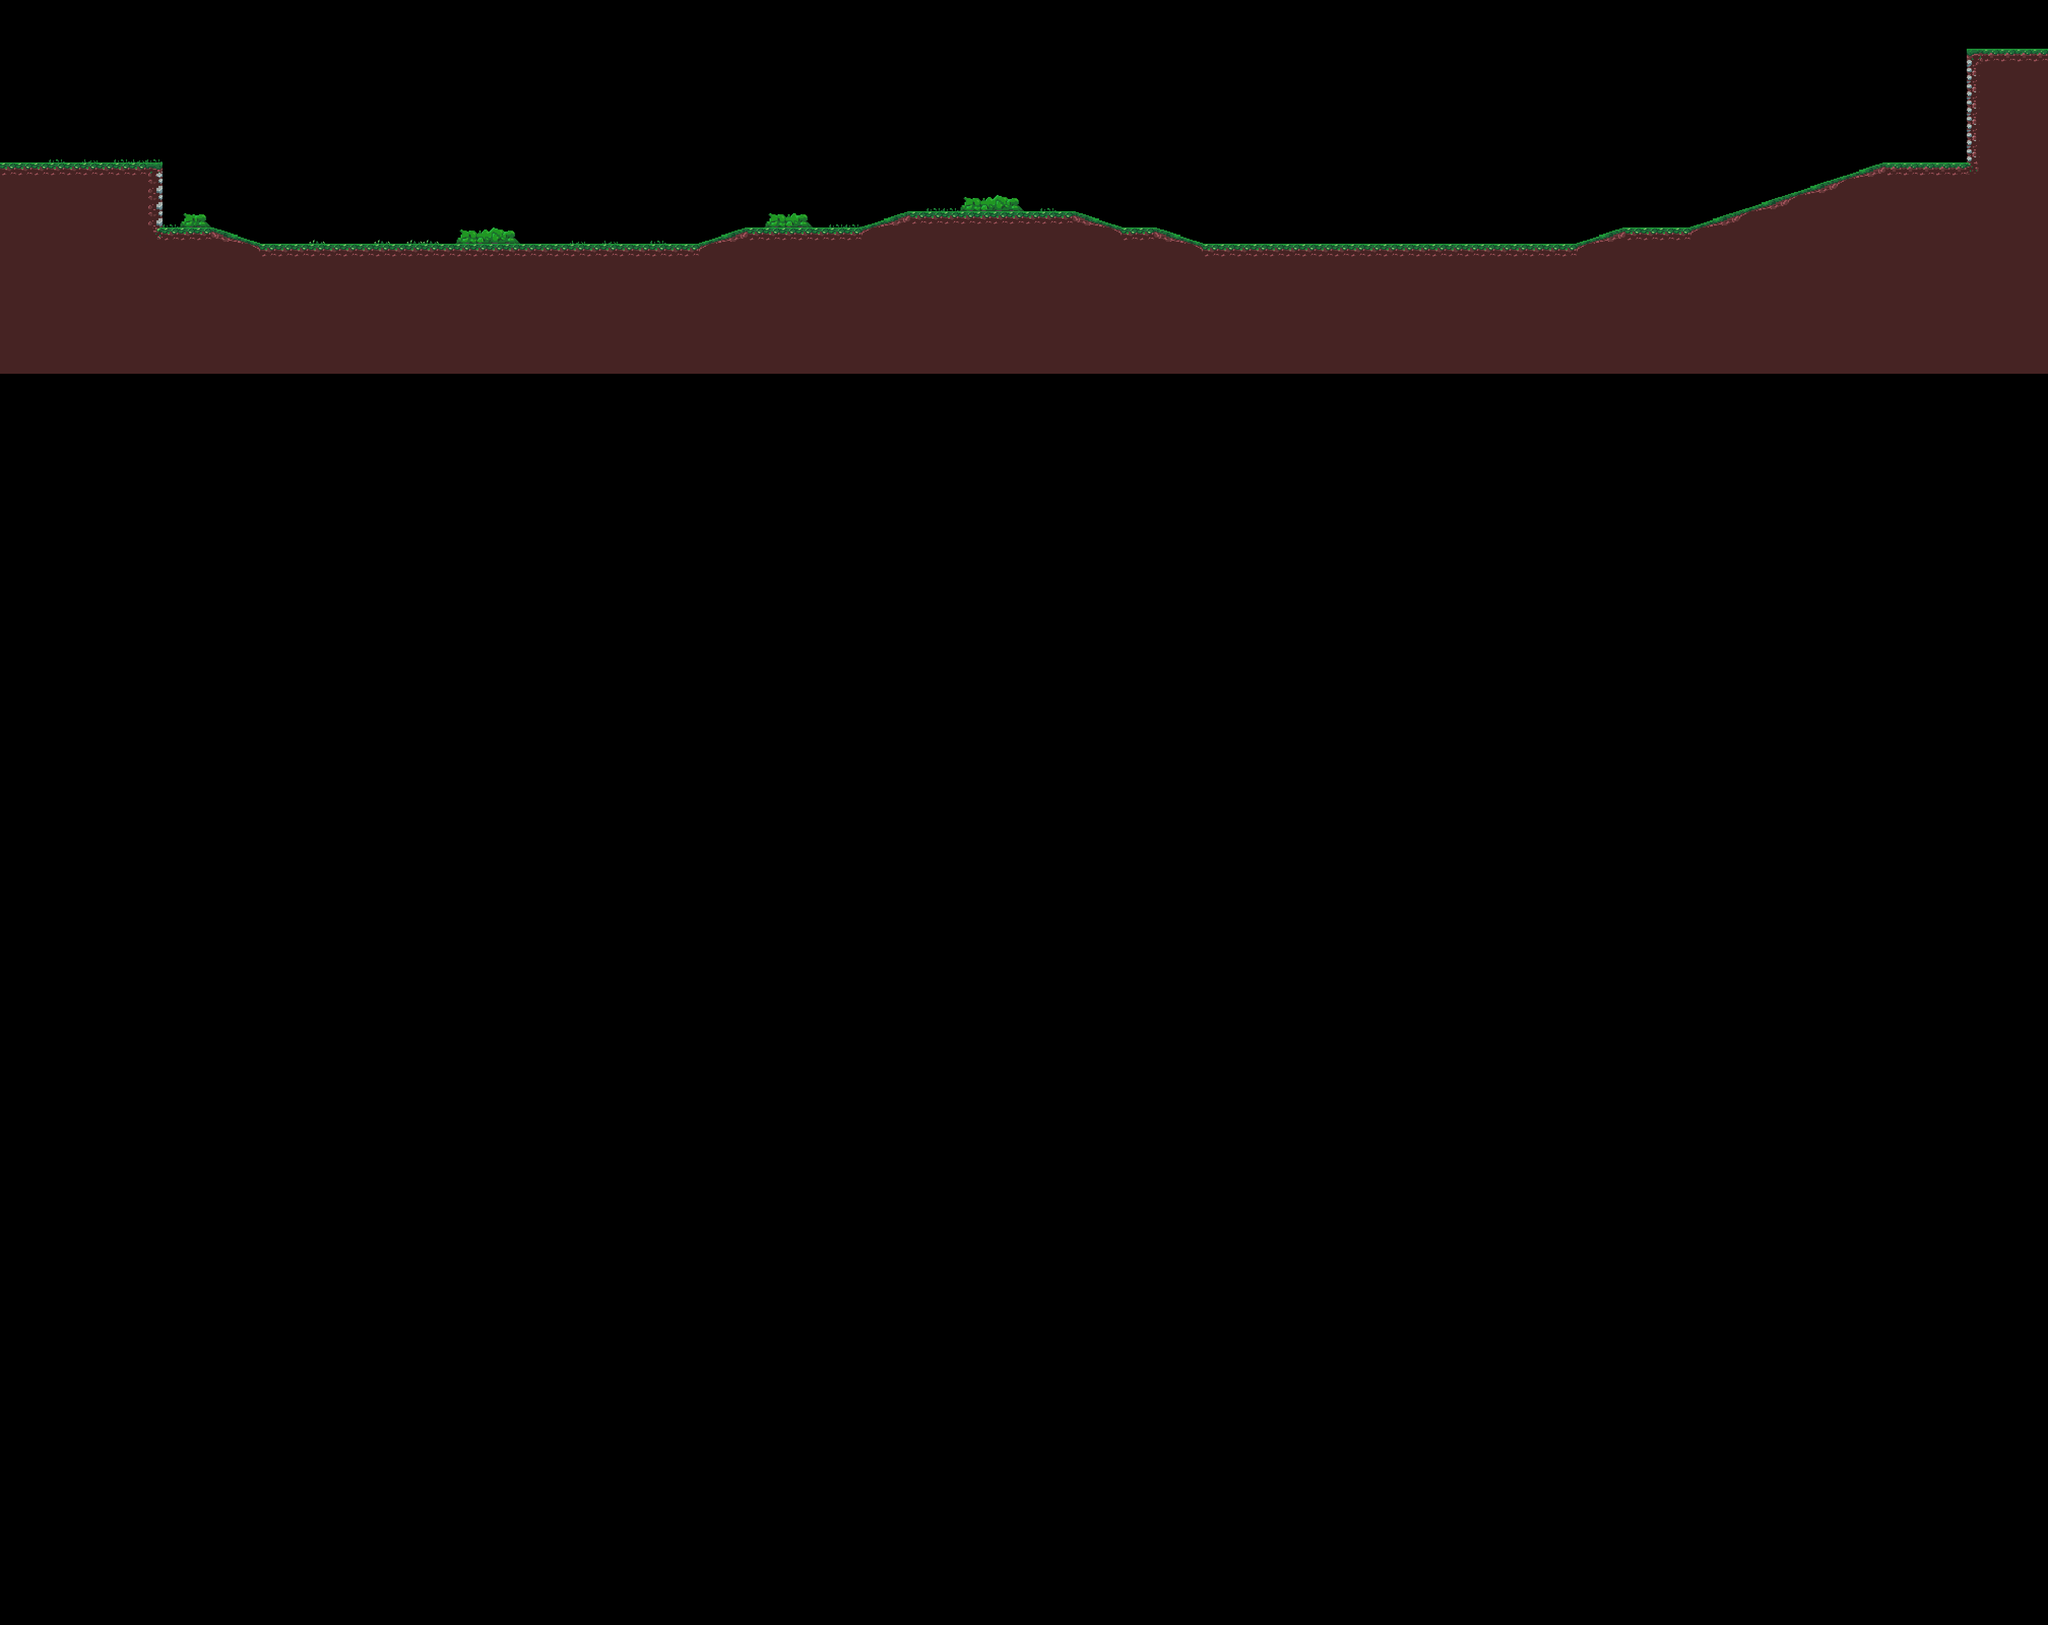

A level layout from a 2D game, rendered from its tile map. Below: a short description, then the map file with tile-grid data replaced by summaries:
An orthogonal 126x100 tile map with 32x32 px tiles, 2 tile layers (Ground, Enviorment) and 1 object (PlayerSpawn1).

<map version="1.4" tiledversion="1.4.2" orientation="orthogonal" renderorder="right-down" width="126" height="100" tilewidth="32" tileheight="32" infinite="0" nextlayerid="6" nextobjectid="2">
 <tileset firstgid="1" source="Tileset.tsx" />
 <layer id="2" name="Ground" width="126" height="100">
  <data>[12600 cells, 1245 non-empty, 13 distinct tile ids]</data>
 </layer>
 <layer id="4" name="Enviorment" width="126" height="100">
  <data>[12600 cells, 31 non-empty, 7 distinct tile ids]</data>
 </layer>
 <objectgroup id="3" name="PlayerSpawns">
  <object id="1" name="PlayerSpawn1" x="576" y="416" width="32" height="32" />
 </objectgroup>
</map>
